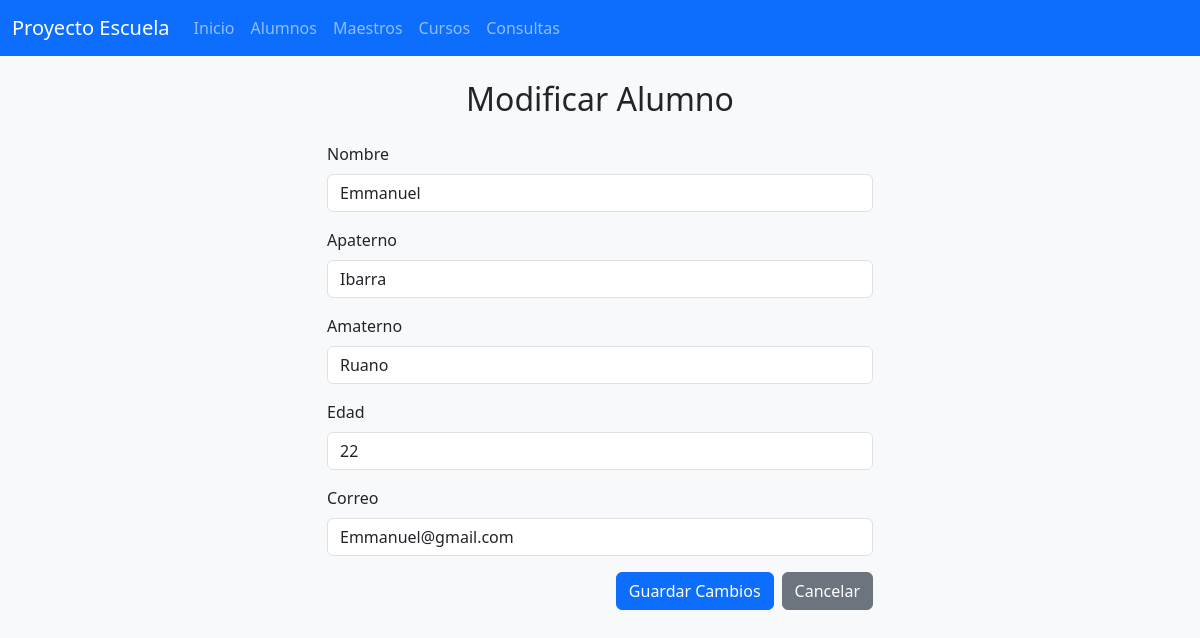
The app's page /alumnos/modificar?id=1 with its own data.
### models.py (models this page shows, shortened)
class Alumnos(db.Model):
    __tablename__ = 'alumnos'
    id = db.Column(db.Integer, primary_key=True)
    nombre = db.Column(db.String(250), nullable=False)
    apaterno = db.Column(db.String(50), nullable=False)
    amaterno = db.Column(db.String(150), nullable=False)
    edad = db.Column(db.Integer, nullable=False)
    email = db.Column(db.String(50), nullable=False)
    created_date = db.Column(db.DateTime, default=datetime.datetime.now)
    inscripciones = db.relationship('Inscripcion', back_populates='alumno', cascade='all, delete-orphan')

### alumnos/routes.py (the view, shortened to what this page needs)
@alumnos_bp.route("/alumnos/modificar", methods=['GET', 'POST'])
def modificar():
    create_form = forms.UserForm(request.form)
    id_str = request.args.get('id') or request.form.get('id')
    id = int(id_str) if id_str else None
    alum1 = db.session.get(Alumnos, id) if id else None
    if request.method == 'GET':
        if not alum1:
            flash("Alumno no encontrado")
            return redirect(url_for('alumnos.lista_alumnos'))
        create_form.id.data = alum1.id
        create_form.nombre.data = alum1.nombre
        create_form.apaterno.data = alum1.apaterno
        create_form.amaterno.data = alum1.amaterno
        create_form.edad.data = alum1.edad
        create_form.email.data = alum1.email
    return render_template("alumnos/modificar.html", form=create_form)

### forms.py
class UserForm(FlaskForm):
    id = HiddenField("ID")
    nombre = StringField('Nombre', [
        validators.DataRequired(message="El campo nombre es requerido")
    ])
    apaterno = StringField('Apaterno', [
        validators.DataRequired(message="El campo apaterno es requerido")
    ])
    amaterno = StringField('Amaterno', [
        validators.DataRequired(message="El campo amaterno es requerido")
    ])
    edad = IntegerField('Edad', [
        validators.DataRequired(message="La edad es requerida")
    ])
    email = EmailField('Correo', [
        validators.DataRequired(message="El correo es requerido"),
        validators.Email(message="Ingrese un correo válido")
    ])

### templates/alumnos/modificar.html (shortened to what this page needs)
{% extends "layout.html" %}
{% block container %}
<div class="row justify-content-center">
    <div class="col-md-6">
        <h2 class="text-center mb-4">Modificar Alumno</h2>
        <form action="{{ url_for('alumnos.modificar') }}" method="POST" novalidate>
            <div class="mb-3">
                {{ form.nombre.label(class="form-label") }}
                {{ form.nombre(class="form-control") }}
            </div>
            <div class="mb-3">
                {{ form.apaterno.label(class="form-label") }}
                {{ form.apaterno(class="form-control") }}
            </div>
            <div class="mb-3">
                {{ form.amaterno.label(class="form-label") }}
                {{ form.amaterno(class="form-control") }}
            </div>
            <div class="mb-3">
                {{ form.edad.label(class="form-label") }}
                {{ form.edad(class="form-control") }}
            </div>
            <div class="mb-3">
                {{ form.email.label(class="form-label") }}
                {{ form.email(class="form-control") }}
            </div>
            <div class="d-grid gap-2 d-md-flex justify-content-md-end">
                <button type="submit" class="btn btn-primary">Guardar Cambios</button>
                <a href="{{ url_for('alumnos.lista_alumnos') }}" class="btn btn-secondary">Cancelar</a>
            </div>
        </form>
    </div>
</div>
{% endblock %}

### records on screen
Alumnos: nombre "Emmanuel", apaterno "Ibarra", amaterno "Ruano", edad "22", email "Emmanuel@gmail.com"
